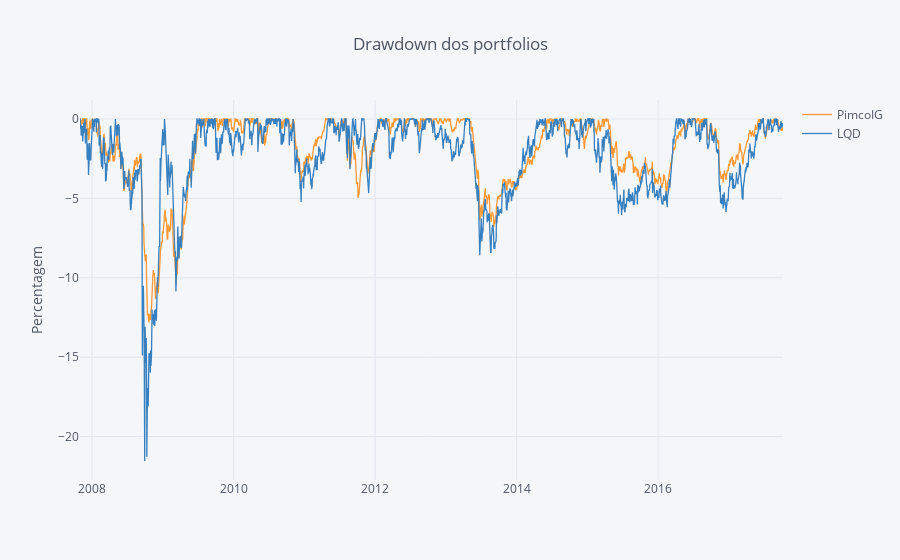

The cell this chart's notebook holds for it:
### Code cell
#### Computing Drawdowns ####
DD = round(compute_drawdowns(Quotes_df_norm), 2)

DD.iplot(kind='scatter', title='Drawdown dos portfolios', yTitle='Percentagem')

### Figure 1 — Plotly figure (JSON) as saved in the notebook; plotly's stock layout.template omitted (floating-point values rounded to 4 significant figures; data arrays with more than 128 entries replaced by an {"elided": "..."} marker saying what was removed)
{"data": [{"line": {"color": "rgba(255, 153, 51, 1.0)", "dash": "solid", "width": 1.3}, "mode": "lines", "name": "PimcoIG", "text": "", "type": "scatter", "x": {"elided": "2502 str values"}, "y": {"elided": "2502 float values"}}, {"line": {"color": "rgba(55, 128, 191, 1.0)", "dash": "solid", "width": 1.3}, "mode": "lines", "name": "LQD", "text": "", "type": "scatter", "x": {"elided": "2502 str values"}, "y": {"elided": "2502 float values"}}], "layout": {"legend": {"bgcolor": "#F5F6F9", "font": {"color": "#4D5663"}}, "paper_bgcolor": "#F5F6F9", "plot_bgcolor": "#F5F6F9", "title": "Drawdown dos portfolios", "titlefont": {"color": "#4D5663"}, "xaxis1": {"gridcolor": "#E1E5ED", "showgrid": true, "tickfont": {"color": "#4D5663"}, "title": "", "titlefont": {"color": "#4D5663"}, "zerolinecolor": "#E1E5ED"}, "yaxis1": {"gridcolor": "#E1E5ED", "showgrid": true, "tickfont": {"color": "#4D5663"}, "title": "Percentagem", "titlefont": {"color": "#4D5663"}, "zerolinecolor": "#E1E5ED"}}}
